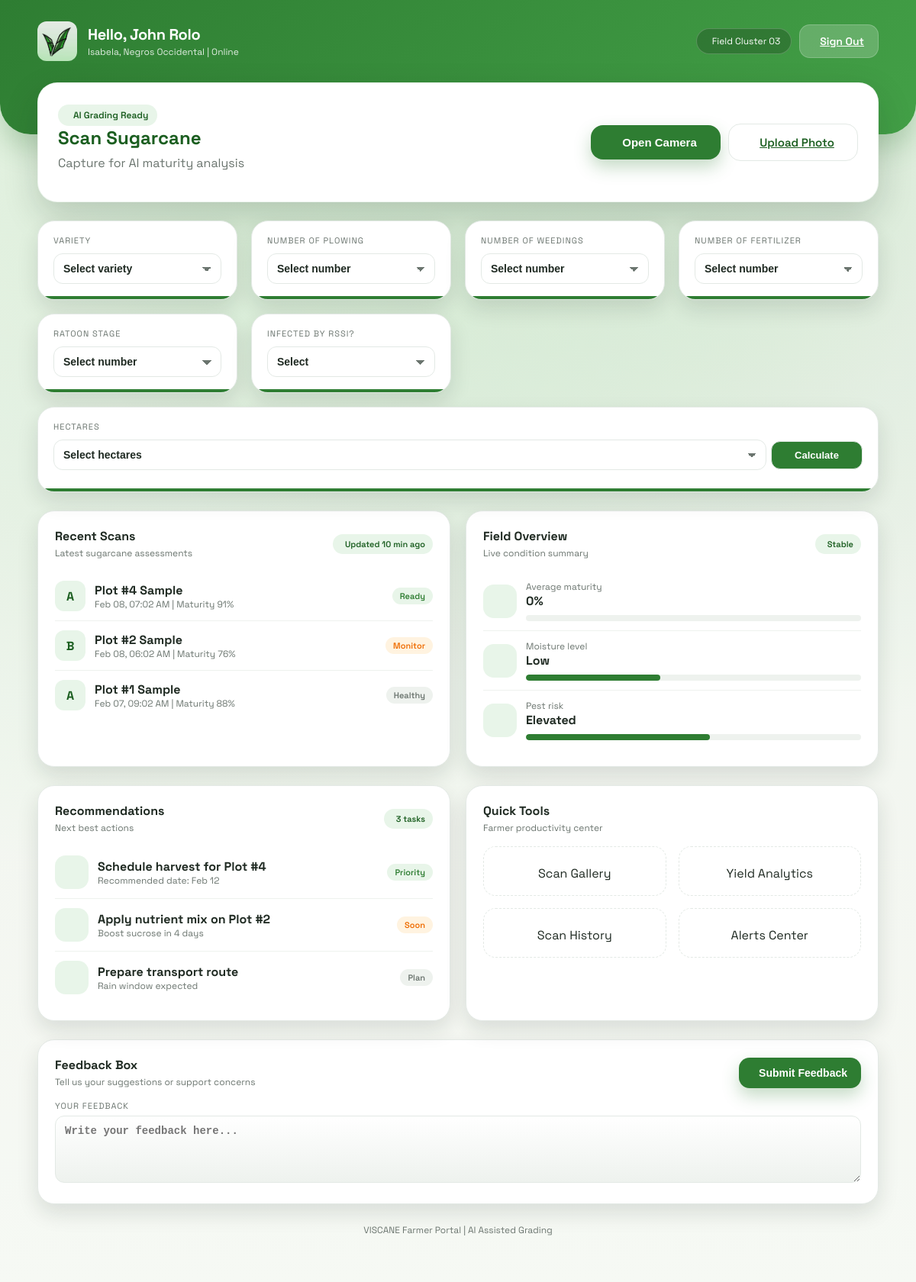
/homepage (signed in), run on the app's committed database.
### models.py (models this page shows)
class User(db.Model):
    id = db.Column(db.Integer, primary_key=True)
    fullname = db.Column(db.String(100), nullable=False)
    email = db.Column(db.String(120), unique=True, nullable=False)
    phone = db.Column(db.String(20), nullable=False)
    password = db.Column(db.String(200), nullable=False)
    created_at = db.Column(db.DateTime, default=datetime.utcnow, nullable=False)
    province = db.Column(db.String(120), nullable=True)
    municipality = db.Column(db.String(120), nullable=True)
    barangay = db.Column(db.String(120), nullable=True)
    is_active = db.Column(db.Boolean, nullable=False, default=True)
    is_archived = db.Column(db.Boolean, nullable=False, default=False)

class Scan(db.Model):
    id = db.Column(db.Integer, primary_key=True)
    user_id = db.Column(db.Integer, db.ForeignKey('user.id', ondelete='CASCADE'), nullable=False)
    plot_name = db.Column(db.String(80), nullable=False)
    grade = db.Column(db.String(2), nullable=False)
    maturity_pct = db.Column(db.Integer, nullable=False)
    status = db.Column(db.String(20), nullable=False, default='pending')
    created_at = db.Column(db.DateTime, default=datetime.utcnow, nullable=False)
    user = db.relationship('User', backref=db.backref('scans', lazy=True, cascade='all, delete-orphan'))

### app.py (the view, shortened to what this page needs)
@app.route('/homepage')
@farmer_login_required
def homepage():
    user = User.query.get(session.get('user_id'))
    if not user:
        session.pop('user_id', None)
        return redirect(url_for('auth', mode='login'))
    today = datetime.utcnow().date()
    seven_days_ago = datetime.utcnow() - timedelta(days=7)
    scans_today = Scan.query.filter(Scan.user_id == user.id, Scan.created_at >= datetime(today.year, today.month, today.day)).count()
    pending_scans = Scan.query.filter(Scan.user_id == user.id, Scan.status == 'pending').count()
    scans_last7 = Scan.query.filter(Scan.user_id == user.id, Scan.created_at >= seven_days_ago).all()
    recent_scans = Scan.query.filter_by(user_id=user.id).order_by(Scan.created_at.desc()).limit(3).all()
    if scans_last7:
        grade_a = sum(1 for s in scans_last7 if s.grade.upper() == 'A')
        avg_grade_a = int((grade_a / len(scans_last7)) * 100)
        avg_maturity = int(sum(s.maturity_pct for s in scans_last7) / len(scans_last7))
    else:
        avg_grade_a = 0
        avg_maturity = 0
    if avg_maturity >= 85:
        yield_est = "High"
        harvest_window = "3-7 days"
    elif avg_maturity >= 75:
        yield_est = "Medium"
        harvest_window = "8-12 days"
    else:
        yield_est = "Low"
        harvest_window = "14-18 days"
    message = request.args.get('message')
    error = request.args.get('error')
    return render_template(
        'homepage.html',
        user=user,
        scans_today=scans_today,
        pending_scans=pending_scans,
        avg_grade_a=avg_grade_a,
        yield_est=yield_est,
        harvest_window=harvest_window,
        avg_maturity=avg_maturity,
        recent_scans=recent_scans,
        message=message,
        error=error
    )

### app.py (called while the page is built)
def farmer_login_required(view):
    @wraps(view)
    def wrapped(*args, **kwargs):
        if not session.get('user_id'):
            return redirect(url_for('auth', mode='login'))
        user = User.query.get(session.get('user_id'))
        if not user or user.is_archived or not user.is_active:
            session.pop('user_id', None)
            return redirect(url_for('auth', mode='login'))
        return view(*args, **kwargs)
    return wrapped

### templates/homepage.html (shortened to what this page needs)
<!DOCTYPE html>
<html lang="en">
<head>
    <link rel="stylesheet" href="{{ url_for('static', filename='style.css') }}">
</head>
<body class="farmer-layout">
    <div class="dashboard-bg"></div>
    <header class="dashboard-header">
        <div class="header-content">
            <div class="brand">
                <div class="brand-icon">
                    <img src="{{ url_for('static', filename='logo.jpg') }}" alt="VISCANE Logo" style="width: 100%; height: 100%; object-fit: cover; border-radius: 12px;">
                </div>
                <div>
                    <p class="brand-title">Hello, {{ user.fullname }}</p>
                    <p class="brand-subtitle">Isabela, Negros Occidental | Online</p>
                </div>
            </div>
            <div class="header-actions">
                <div class="status-pill">
                    Field Cluster 03
                </div>
                <a class="btn light" href="/logout">
                    Sign Out
                </a>
            </div>
        </div>
    </header>
    <main class="dashboard-container fade-in">
        <section class="hero-panel">
            <div class="hero-content">
                <div class="hero-badge">
                    AI Grading Ready
                </div>
                <h2>Scan Sugarcane</h2>
                <p>Capture for AI maturity analysis</p>
            </div>
            <div class="hero-actions">
                <button class="btn primary" id="open-camera-btn" type="button">
                    <span class="btn-label">Open Camera</span>
                </button>
                <a class="btn ghost" href="/scan/new">
                    Upload Photo
                </a>
            </div>
        </section>
        <form id="calc-form" class="stats-grid stats-grid-inputs" action="{{ url_for('calculate_results') }}" method="post">
            <div class="stat-card">
                <div class="stat-label">Variety</div>
                <select class="stat-select" name="variety">
                    <option value="" disabled selected>Select variety</option>
                </select>
            </div>
            <div class="stat-card">
                <div class="stat-label">Number of Plowing</div>
                <select class="stat-select" name="plowing_count">
                    <option value="" disabled selected>Select number</option>
                </select>
            </div>
            <div class="stat-card">
                <div class="stat-label">Number of Weedings</div>
                <select class="stat-select" name="weeding_count">
                    <option value="" disabled selected>Select number</option>
                </select>
            </div>
            <div class="stat-card">
                <div class="stat-label">Number of Fertilizer</div>
                <select class="stat-select" name="fertilizer_count">
                    <option value="" disabled selected>Select number</option>
                </select>
            </div>
            <div class="stat-card">
                <div class="stat-label">Ratoon Stage</div>
                <select class="stat-select" name="ratoon_stage">
                    <option value="" disabled selected>Select number</option>
                </select>
            </div>
            <div class="stat-card">
                <div class="stat-label">Infected by RSSI?</div>
                <select class="stat-select" name="rssi_infected">
                    <option value="" disabled selected>Select</option>
                </select>
            </div>
            <div class="stat-card stat-card-tons">
                <div class="stat-label">Hectares</div>
                <div class="stat-inline">
                    <select class="stat-select" name="hectares">
                        <option value="" disabled selected>Select hectares</option>
                    </select>
                    <button class="stat-action" id="tons-calc-btn" type="submit">Calculate</button>
                </div>
            </div>
        </form>
        <section class="section-grid two-col">
            <div class="panel">
                <div class="panel-header">
                    <div>
                        <h3 class="panel-title">Recent Scans</h3>
                        <p class="panel-subtitle">Latest sugarcane assessments</p>
                    </div>
                    <span class="badge">Updated 10 min ago</span>
                </div>
                {% if recent_scans %}
                    {% for scan in recent_scans %}
                        <div class="recent-item">
                            <div class="recent-grade">{{ scan.grade }}</div>
                            <div style="flex: 1;">
                                <h4 style="margin: 0;">{{ scan.plot_name }}</h4>
                                <div class="list-meta">{{ scan.created_at.strftime('%b %d, %I:%M %p') }} | Maturity {{ scan.maturity_pct }}%</div>
                            </div>
                            {% if scan.status == 'ready' %}
                                <span class="tag success">Ready</span>
                            {% elif scan.status == 'monitor' %}
                                <span class="tag warning">Monitor</span>
                            {% else %}
                                <span class="tag">Healthy</span>
                            {% endif %}
                        </div>
                    {% endfor %}
                {% else %}
                    <div class="list-meta">No scans yet. Start your first analysis.</div>
                {% endif %}
            </div>
            <div class="panel">
                <div class="panel-header">
                    <div>
                        <h3 class="panel-title">Field Overview</h3>
                        <p class="panel-subtitle">Live condition summary</p>
                    </div>
                    <span class="badge">Stable</span>
                </div>
                <div>
                    <div class="list-row">
                        <div class="list-badge"></div>
                        <div style="flex: 1;">
                            <div class="list-meta">Average maturity</div>
                            <strong>{{ avg_maturity }}%</strong>
                            <div class="progress"><span style="width: {{ avg_maturity }}%;"></span></div>
                        </div>
                    </div>
                    <div class="list-row">
                        <div class="list-badge"></div>
                        <div style="flex: 1;">
                            <div class="list-meta">Moisture level</div>
                            <strong>{% if avg_maturity >= 85 %}Optimal{% elif avg_maturity >= 75 %}Moderate{% else %}Low{% endif %}</strong>
                            <div class="progress"><span style="width: {% if avg_maturity >= 85 %}78{% elif avg_maturity >= 75 %}62{% else %}40{% endif %}%;"></span></div>
                        </div>
                    </div>
                    <div class="list-row">
                        <div class="list-badge"></div>
                        <div style="flex: 1;">
                            <div class="list-meta">Pest risk</div>
                            <strong>{% if avg_maturity >= 85 %}Low{% elif avg_maturity >= 75 %}Moderate{% else %}Elevated{% endif %}</strong>
                            <div class="progress"><span style="width: {% if avg_maturity >= 85 %}24{% elif avg_maturity >= 75 %}38{% else %}55{% endif %}%;"></span></div>
                        </div>
                    </div>
                </div>
            </div>
        </section>
        <section class="section-grid two-col">
            <div class="panel">
                <div class="panel-header">
                    <div>
                        <h3 class="panel-title">Recommendations</h3>
                        <p class="panel-subtitle">Next best actions</p>
                    </div>
                    <span class="badge">3 tasks</span>
                </div>
                <div class="list-row">
                    <div class="list-badge"></div>
                    <div style="flex: 1;">
                        <h4 style="margin: 0;">Schedule harvest for Plot #4</h4>
                        <div class="list-meta">Recommended date: Feb 12</div>
                    </div>
                    <span class="tag success">Priority</span>
                </div>
                <div class="list-row">
                    <div class="list-badge"></div>
                    <div style="flex: 1;">
                        <h4 style="margin: 0;">Apply nutrient mix on Plot #2</h4>
                        <div class="list-meta">Boost sucrose in 4 days</div>
                    </div>
                    <span class="tag warning">Soon</span>
                </div>
                <div class="list-row">
                    <div class="list-badge"></div>
                    <div style="flex: 1;">
                        <h4 style="margin: 0;">Prepare transport route</h4>
                        <div class="list-meta">Rain window expected</div>
                    </div>
                    <span class="tag">Plan</span>
                </div>
            </div>
            <div class="panel">
                <div class="panel-header">
                    <div>
                        <h3 class="panel-title">Quick Tools</h3>
                        <p class="panel-subtitle">Farmer productivity center</p>
                    </div>
                </div>
                <div class="action-grid">
                    <div class="action-tile">
                        <div>Scan Gallery</div>
                    </div>
                    <div class="action-tile">
                        <div>Yield Analytics</div>
                    </div>
                    <div class="action-tile">
                        <div>Scan History</div>
                    </div>
                    <div class="action-tile">
                        <div>Alerts Center</div>
                    </div>
                </div>
            </div>
        </section>
        <section class="panel">
            <form method="POST" action="/farmer/feedback">
                <div class="panel-header">
                    <div>
                        <h3 class="panel-title">Feedback Box</h3>
                        <p class="panel-subtitle">Tell us your suggestions or support concerns</p>
                    </div>
                    <button class="btn primary" type="submit">
                        Submit Feedback
                    </button>
                </div>
                <div class="stat-label">Your Feedback</div>
                <textarea class="stat-input" name="feedback_message" rows="4" placeholder="Write your feedback here..." required></textarea>
            </form>
        </section>
    <div class="footer-link">VISCANE Farmer Portal | AI Assisted Grading</div>
    </main>
</body>
</html>

### data on the page
User: fullname "John Rolo"
Scan: grade "A", plot_name "Plot #4 Sample", created_at "Feb 08, 07:02 AM", maturity_pct "91", status "Ready"
Scan: grade "B", plot_name "Plot #2 Sample", created_at "Feb 08, 06:02 AM", maturity_pct "76", status "Monitor"
Scan: grade "A", plot_name "Plot #1 Sample", created_at "Feb 07, 09:02 AM", maturity_pct "88", status "Healthy"

### other printed values
{{ avg_maturity }} "0"
